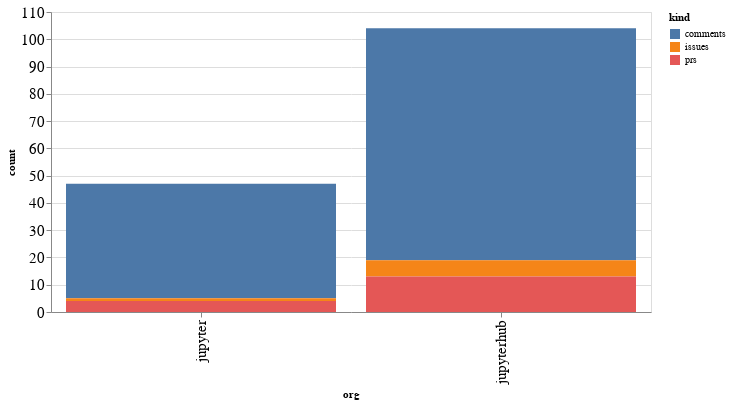

Notebook cell for this chart:
### Code cell
alt.Chart(org_summaries, width=600).mark_bar().encode(
    x='org',
    y='count',
    color='kind',
    tooltip="org"
)

### Figure 1 — Vega-Lite specification as saved in the notebook (floating-point values rounded to 4 significant figures)
{"config": {"axisLeft": {"labelFontSize": 15}, "axisBottom": {"labelFontSize": 15}}, "data": {"name": "data-2e6659f4015accb8b947087d0443a67e"}, "mark": "bar", "encoding": {"color": {"type": "nominal", "field": "kind"}, "tooltip": {"type": "nominal", "field": "org"}, "x": {"type": "nominal", "field": "org"}, "y": {"type": "quantitative", "field": "count"}}, "width": 600, "$schema": "https://vega.github.io/schema/vega-lite/v4.8.1.json", "datasets": {"data-2e6659f4015accb8b947087d0443a67e": [{"org": "jupyter", "kind": "comments", "count": 42}, {"org": "jupyter", "kind": "issues", "count": 1}, {"org": "jupyter", "kind": "prs", "count": 4}, {"org": "jupyterhub", "kind": "comments", "count": 85}, {"org": "jupyterhub", "kind": "issues", "count": 6}, {"org": "jupyterhub", "kind": "prs", "count": 13}]}}
